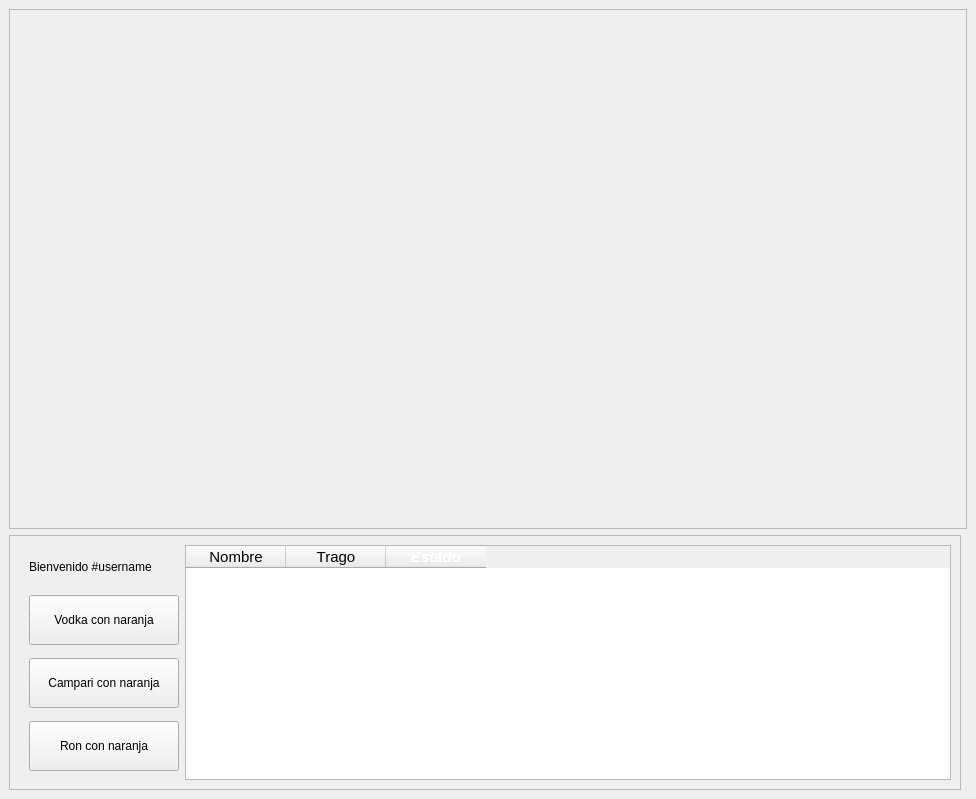
<?xml version="1.0" encoding="UTF-8"?>
<ui version="4.0">
 <class>MainWindow</class>
 <widget class="QMainWindow" name="MainWindow">
  <property name="geometry">
   <rect>
    <x>0</x>
    <y>0</y>
    <width>976</width>
    <height>799</height>
   </rect>
  </property>
  <property name="windowTitle">
   <string>MainWindow</string>
  </property>
  <widget class="QWidget" name="centralwidget">
   <layout class="QGridLayout" name="gridLayout">
    <item row="1" column="0" rowspan="2" colspan="2">
     <widget class="QFrame" name="frame">
      <property name="minimumSize">
       <size>
        <width>500</width>
        <height>500</height>
       </size>
      </property>
      <property name="frameShape">
       <enum>QFrame::Shape::StyledPanel</enum>
      </property>
      <property name="frameShadow">
       <enum>QFrame::Shadow::Raised</enum>
      </property>
      <layout class="QHBoxLayout" name="horizontalLayout">
       <item>
        <spacer name="horizontalSpacer">
         <property name="orientation">
          <enum>Qt::Orientation::Horizontal</enum>
         </property>
         <property name="sizeHint" stdset="0">
          <size>
           <width>210</width>
           <height>20</height>
          </size>
         </property>
        </spacer>
       </item>
       <item>
        <widget class="QLabel" name="image_barmanautomatico">
         <property name="minimumSize">
          <size>
           <width>500</width>
           <height>500</height>
          </size>
         </property>
         <property name="maximumSize">
          <size>
           <width>500</width>
           <height>500</height>
          </size>
         </property>
         <property name="autoFillBackground">
          <bool>false</bool>
         </property>
         <property name="styleSheet">
          <string notr="true">background-image: url(:/bg/bg_barmanautomatico.png);</string>
         </property>
         <property name="text">
          <string/>
         </property>
         <property name="pixmap">
          <pixmap resource="../../Desktop/tpo_info2_gui/background.qrc">:/bg/bg_barmanautomatico.png</pixmap>
         </property>
         <property name="scaledContents">
          <bool>true</bool>
         </property>
        </widget>
       </item>
       <item>
        <spacer name="horizontalSpacer_2">
         <property name="orientation">
          <enum>Qt::Orientation::Horizontal</enum>
         </property>
         <property name="sizeHint" stdset="0">
          <size>
           <width>210</width>
           <height>20</height>
          </size>
         </property>
        </spacer>
       </item>
      </layout>
     </widget>
    </item>
    <item row="4" column="0">
     <widget class="QFrame" name="frame_buttons">
      <property name="minimumSize">
       <size>
        <width>200</width>
        <height>200</height>
       </size>
      </property>
      <property name="frameShape">
       <enum>QFrame::Shape::StyledPanel</enum>
      </property>
      <property name="frameShadow">
       <enum>QFrame::Shadow::Raised</enum>
      </property>
      <layout class="QHBoxLayout" name="horizontalLayout_2">
       <item>
        <layout class="QVBoxLayout" name="verticalLayout">
         <property name="leftMargin">
          <number>10</number>
         </property>
         <item>
          <widget class="QLabel" name="label">
           <property name="maximumSize">
            <size>
             <width>200</width>
             <height>30</height>
            </size>
           </property>
           <property name="text">
            <string>Bienvenido #username</string>
           </property>
          </widget>
         </item>
         <item>
          <widget class="QPushButton" name="butto_VN">
           <property name="minimumSize">
            <size>
             <width>150</width>
             <height>50</height>
            </size>
           </property>
           <property name="maximumSize">
            <size>
             <width>200</width>
             <height>16777215</height>
            </size>
           </property>
           <property name="text">
            <string>Vodka con naranja</string>
           </property>
          </widget>
         </item>
         <item>
          <widget class="QPushButton" name="button_CN">
           <property name="minimumSize">
            <size>
             <width>150</width>
             <height>50</height>
            </size>
           </property>
           <property name="maximumSize">
            <size>
             <width>200</width>
             <height>16777215</height>
            </size>
           </property>
           <property name="text">
            <string>Campari con naranja</string>
           </property>
          </widget>
         </item>
         <item>
          <widget class="QPushButton" name="button_RN">
           <property name="minimumSize">
            <size>
             <width>150</width>
             <height>50</height>
            </size>
           </property>
           <property name="maximumSize">
            <size>
             <width>200</width>
             <height>16777215</height>
            </size>
           </property>
           <property name="text">
            <string>Ron con naranja</string>
           </property>
          </widget>
         </item>
        </layout>
       </item>
       <item>
        <widget class="QTableWidget" name="tableWidget">
         <property name="minimumSize">
          <size>
           <width>325</width>
           <height>200</height>
          </size>
         </property>
         <property name="layoutDirection">
          <enum>Qt::LayoutDirection::LeftToRight</enum>
         </property>
         <property name="autoFillBackground">
          <bool>false</bool>
         </property>
         <property name="midLineWidth">
          <number>0</number>
         </property>
         <property name="dragEnabled">
          <bool>true</bool>
         </property>
         <column>
          <property name="text">
           <string>Nombre</string>
          </property>
          <property name="font">
           <font>
            <pointsize>11</pointsize>
           </font>
          </property>
          <property name="icon">
           <iconset theme="QIcon::ThemeIcon::UserAvailable"/>
          </property>
         </column>
         <column>
          <property name="text">
           <string>Trago</string>
          </property>
          <property name="font">
           <font>
            <pointsize>11</pointsize>
           </font>
          </property>
          <property name="icon">
           <iconset theme="QIcon::ThemeIcon::Phone"/>
          </property>
         </column>
         <column>
          <property name="text">
           <string>Estado</string>
          </property>
          <property name="toolTip">
           <string/>
          </property>
          <property name="font">
           <font>
            <pointsize>11</pointsize>
            <italic>true</italic>
            <bold>true</bold>
           </font>
          </property>
          <property name="foreground">
           <brush brushstyle="SolidPattern">
            <color alpha="255">
             <red>255</red>
             <green>255</green>
             <blue>255</blue>
            </color>
           </brush>
          </property>
          <property name="icon">
           <iconset theme="QIcon::ThemeIcon::ViewRefresh"/>
          </property>
         </column>
        </widget>
       </item>
      </layout>
     </widget>
    </item>
   </layout>
  </widget>
 </widget>
 <resources/>
 <connections/>
</ui>
